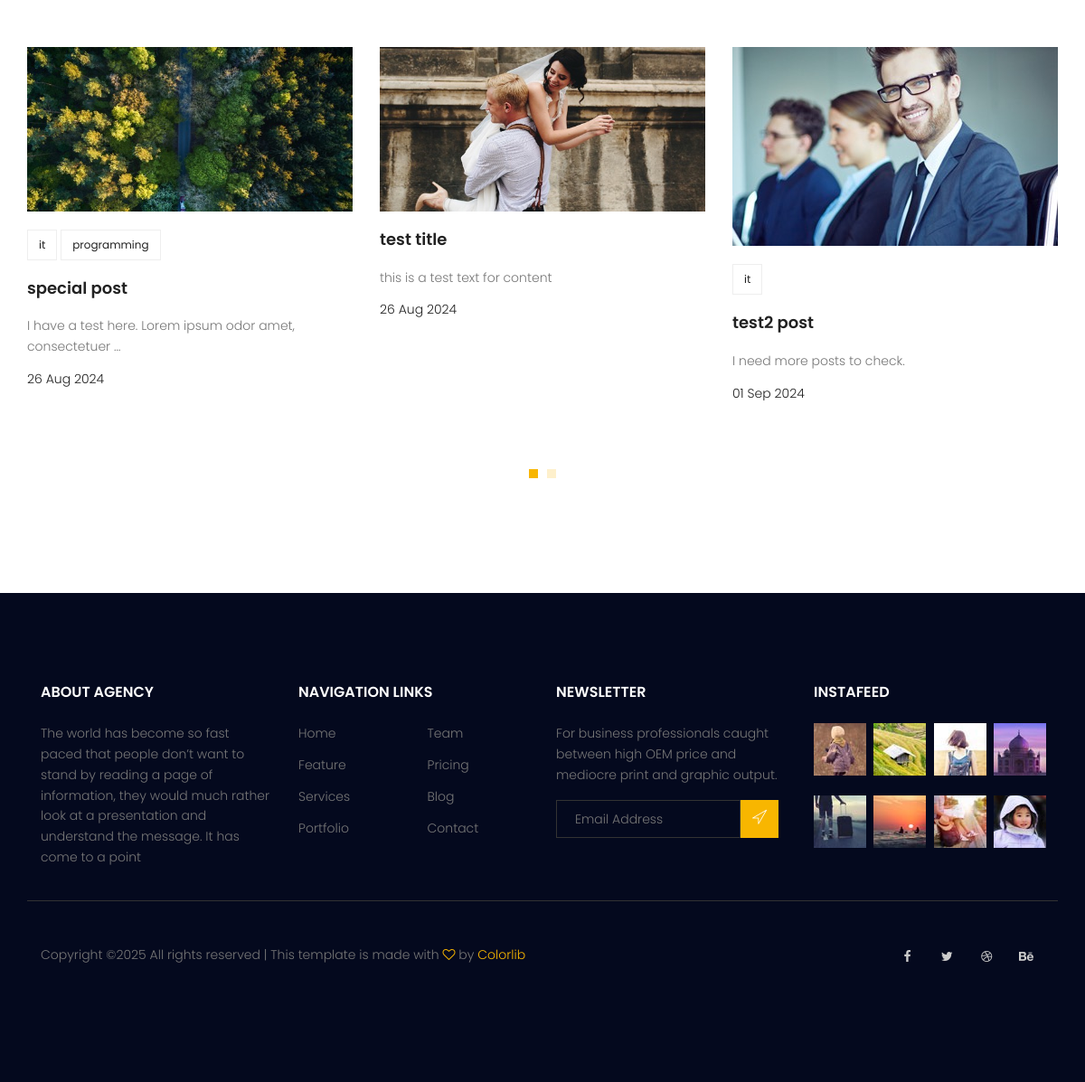
The app's page / (lower part), older data.
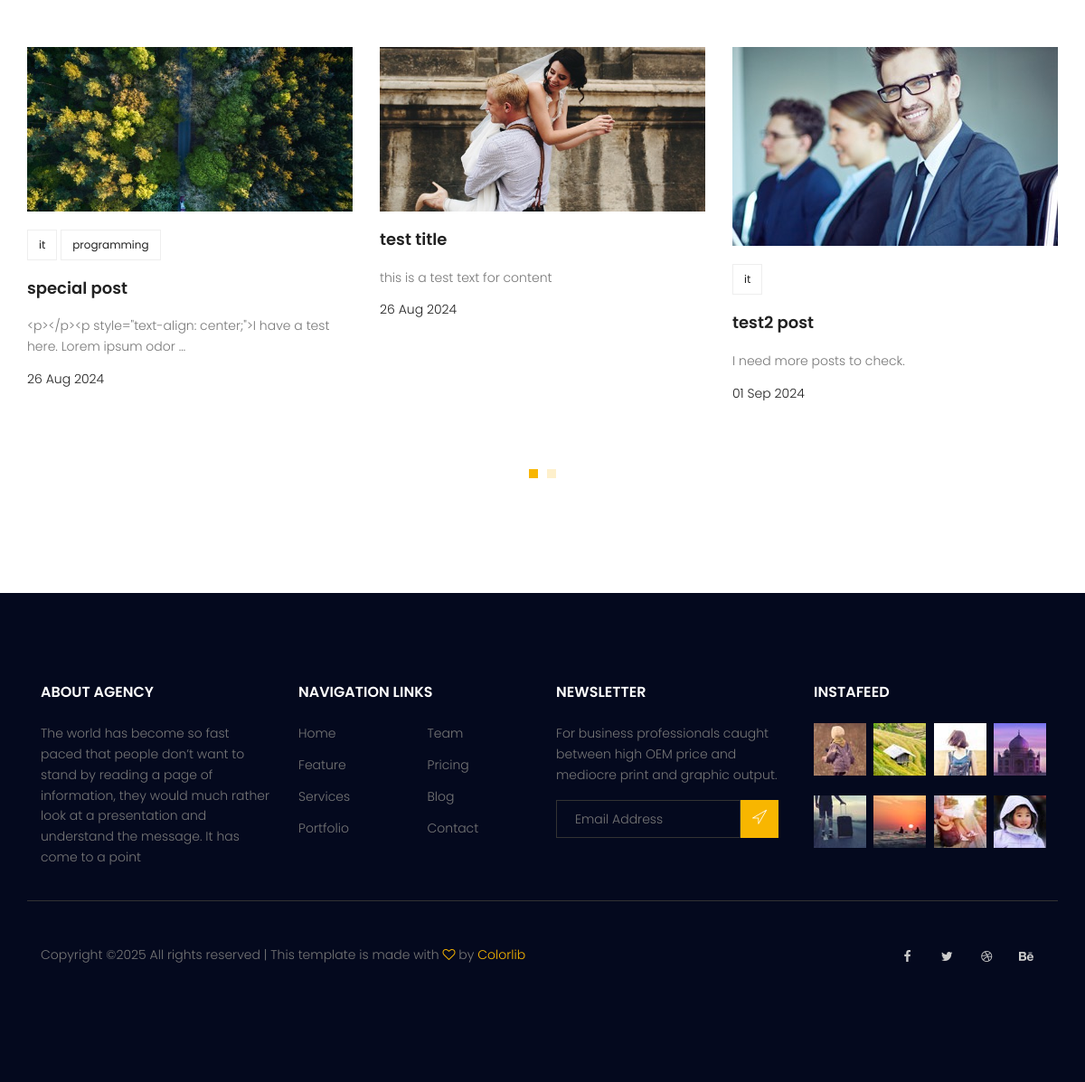
The same page, newer data.
### blog/models.py (models this page shows, shortened)
class Post(models.Model):
    title = models.CharField(max_length=250)
    content = models.TextField()
    tags = TaggableManager()
    category = models.ManyToManyField(Category)
    author = models.ForeignKey(User, on_delete=models.SET_NULL, null=True)
    image = models.ImageField(upload_to='blog/', default='blog/default.jpg' )
    counted_views = models.IntegerField(default=0)
    status = models.BooleanField(default=False)
    created_date = models.DateTimeField(auto_now_add=True)
    updated_date = models.DateTimeField(auto_now=True)
    published_date = models.DateTimeField(null=True)
    class Meta:
        ordering = ['-created_date']

### website/views.py (the view)
# urls.py: path('', index_view,name='index'),
def index_view(request):
    return render(request, 'website/index.html')

### blog/models.py (called while the page is built)
    def __str__(self):
        return self.name

### website/templatetags/index-tags.py (called while the page is built)
@register.inclusion_tag('website/latest-posts.html')
def show_latest_posts():
    current_time = timezone.now()
    posts = Post.objects.filter(status=1)
    posts = posts.exclude(published_date__gt=current_time)
    posts = posts.order_by('published_date')[:6]
    print(len(posts))
    return {'posts': posts}

### templates/website/index.html (shortened to what this page needs)
{% extends  'base.html'     %}
{% load static %}
{% load index-tags %}
{% block content %}
			{% show_latest_posts %}
{% endblock %}

### templates/website/latest-posts.html (shortened to what this page needs)
{% load static %}
<section class="recent-blog-area section-gap">
    <div class="container">
        <div class="row d-flex justify-content-center">
            <div class="menu-content pb-60 col-lg-9">
            </div>
        </div>
        <div class="row">
			<div class="active-recent-blog-carusel">
				{% for post in posts %}
				<div class="single-recent-blog-post item">
								<div class="thumb">
									<img class="img-fluid" src="{{post.image.url}}" alt="">
								</div>
								<div class="details">
									<div class="tags">
										<ul>
											{% for cat in post.category.all %}
											<li>
												<a href="{% url 'category' cat_name=cat.name %}">{{cat}}</a>
											</li>
											{% endfor %}
										</ul>
									</div>
									<a href="{% url 'single' pid=post.id %}"><h4 class="title">{{post.title}}</h4></a>
									<p>
										{{post.content |truncatewords:10}}
									</p>
									<h6 class="date">{{post.published_date|date:"d M Y"}}</h6>
								</div>
							</div>
				{% endfor %}
			</div>
		</div>
    </div>
</section>

Row changes from the older to the newer data that the page shows:
changed Post "special post": content "I have a test here. Lorem ipsum odor amet, consectetuer …" → "<p></p><p style=\"text-align: center;\">I have a test here. Lorem ipsum odor …"
